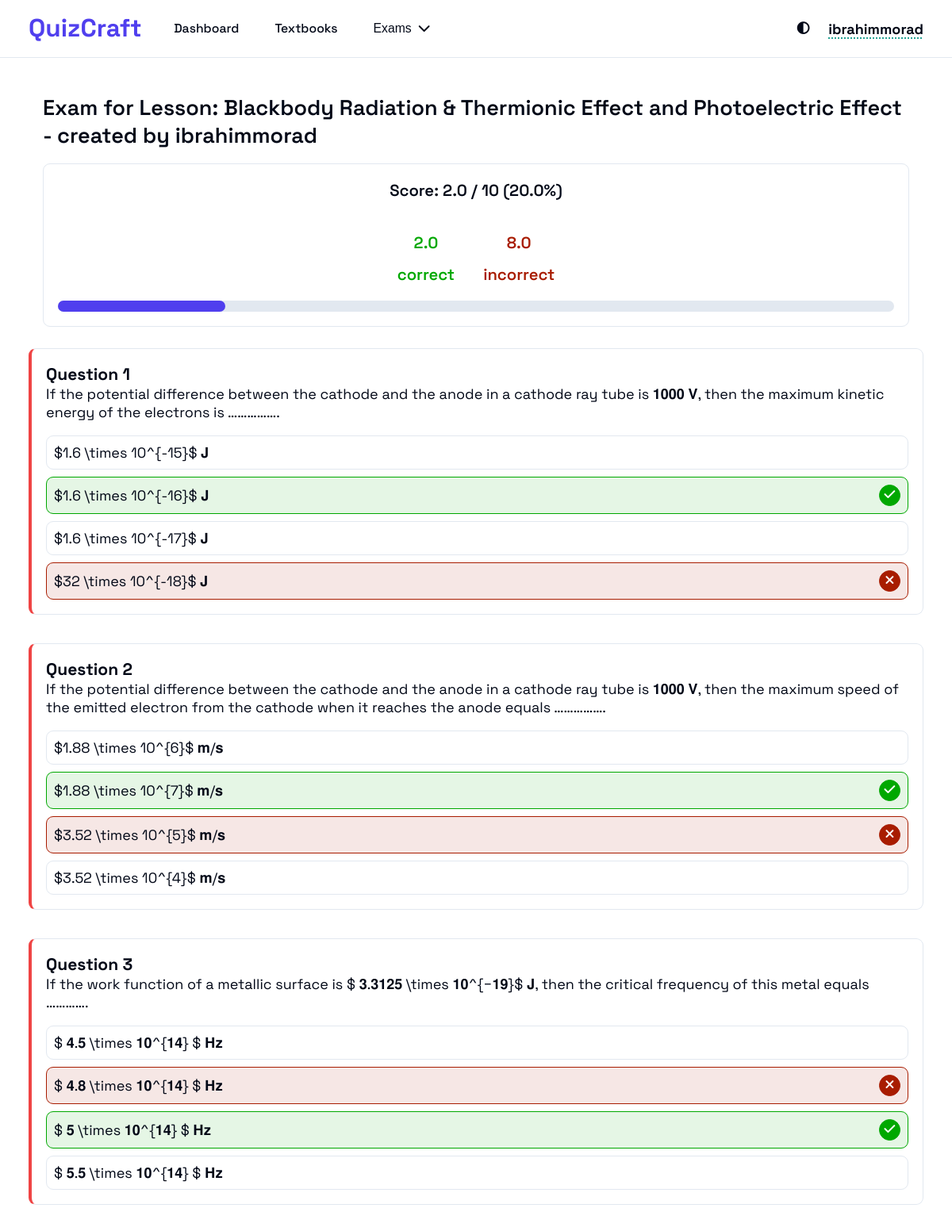
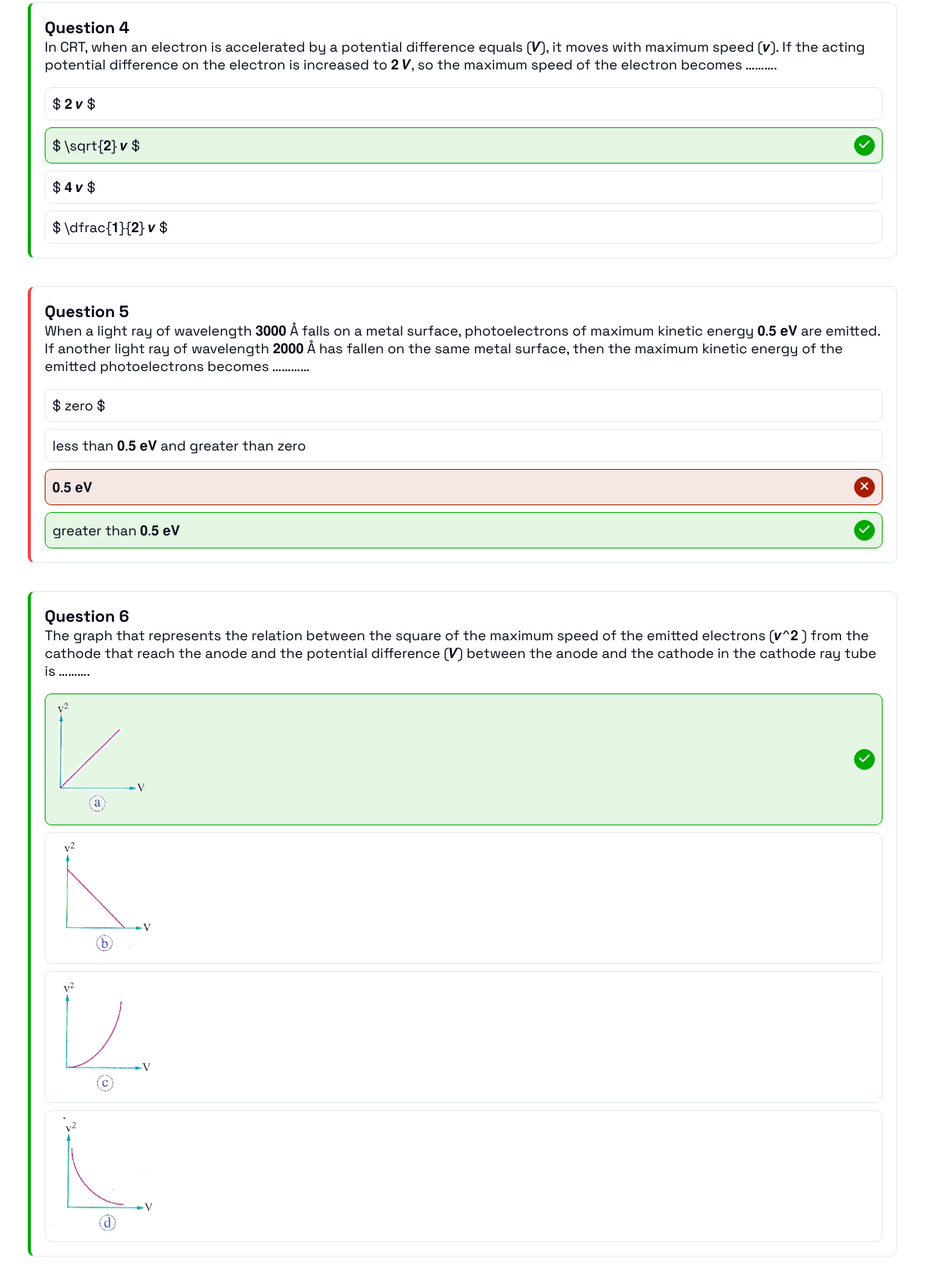
Page /exam/result/243/ (signed in, upper part) on the committed database (2 pictures, top to bottom).
### exam/models.py (models this page shows, shortened)
class Exam(models.Model):
    class ScopeChoice(models.TextChoices):
        LESSON = "Lesson", "Lesson"
        CHAPTER = "Chapter", "Chapter"
        UNIT = "Unit", "Unit"
        TEXTBOOK = "Textbook", "Textbook"
    title = models.CharField(max_length=256)
    created_at = models.DateTimeField(auto_now_add=True)
    updated_at = models.DateTimeField(auto_now=True)
    created_by = models.ForeignKey(
        User, on_delete=models.CASCADE, related_name="exams", related_query_name="exam"
    )
    scope = models.ForeignKey(
        Scope, on_delete=models.CASCADE, related_name="exams", related_query_name="exam"
    )
    problems = models.ManyToManyField(
        Problem, through="ExamProblem", related_name="exams", related_query_name="exam"
    )
    is_published = models.BooleanField(default=False)

class Submission(models.Model):
    created_at = models.DateTimeField(auto_now_add=True)
    updated_at = models.DateTimeField(auto_now=True)
    exam = models.ForeignKey(
        Exam, on_delete=models.CASCADE, related_name="submissions", null=True
    )
    user = models.ForeignKey(
        User, on_delete=models.CASCADE, related_name="submissions", null=True
    )
    score = models.FloatField(null=True)
    is_published = models.BooleanField(default=False)
    class Status(models.TextChoices):
        EXITED_UNEXPECTEDLY = "exited_unexpectedly", "Exited Unexpectedly"
        COMPLETED = "completed", "Completed"
    status = models.CharField(
        max_length=20, choices=Status.choices, default=Status.EXITED_UNEXPECTEDLY
    )
    class Meta:
        ordering = ["-updated_at"]
    @property
    def percentage(self):
        if self.score:
            return self.score / self.exam.problems.count() * 100
        return None
    @property
    def wrong_answers(self):
        return self.exam.problems.count() - self.score

### problem/models.py (models this page shows, shortened)
class Problem(models.Model):
    class Difficulty(models.IntegerChoices):
        EASY = 1, "Easy"
        MIDIUM = 2, "Medium"
        HARD = 3, "Hard"
        EXTRA = 4, "Extra hard"
    scope = models.ForeignKey(
        Scope,
        on_delete=models.CASCADE,
        related_name="problems_set",
        related_query_name="problem",
        limit_choices_to={"level": 3},
    )
    body = models.TextField()
    created_at = models.DateTimeField(auto_now_add=True)
    figure = models.ImageField(upload_to="problems/", null=True, blank=True)
    difficulty = models.PositiveSmallIntegerField(
        choices=Difficulty, default=Difficulty.EASY
    )
    class Meta:
        ordering = ["difficulty", "created_at"]

class Choice(models.Model):
    problem = models.ForeignKey(
        Problem,
        on_delete=models.CASCADE,
        related_name="choices",
        related_query_name="choice",
    )
    body = models.CharField(max_length=256, null=True, blank=True)
    figure = models.ImageField(upload_to="choices/", null=True, blank=True)
    is_correct = models.BooleanField(default=False)

### exam/views.py (the view, shortened to what this page needs)
# urls.py: path("result/<int:submission_id>/", exam_result, name="exam-result"),
@require_http_methods(["GET"])
@login_required
def exam_result(request, submission_id):
    submission = (
        Submission.objects.select_related("exam")
        .prefetch_related(
            "answers__choice",
            "answers__problem",
            Prefetch(
                "exam__problems", queryset=Problem.objects.prefetch_related("choices")
            ),
        )
        .get(id=submission_id)
    )
    if submission.user != request.user:
        messages.error(request, "You do not have permission to view this result")
        return reload(request)
    problems = list(submission.exam.problems.all())
    answers = submission.answers.all()
    chosen_choices_ids = set(a.choice_id for a in answers if a.choice_id)
    problem_correct_map = {
        a.problem_id: a.choice.is_correct for a in answers if a.choice_id
    }
    problem_data = []
    for problem in problems:
        choices = [
            {
                "id": choice.id,
                "body": choice.body,
                "figure": choice.figure,
                "is_correct": choice.is_correct,
                "checked": choice.id in chosen_choices_ids,
            }
            for choice in problem.choices.all()
        ]
        problem_data.append(
            {
                "id": problem.id,
                "body": problem.body,
                "figure": problem.figure,
                "choices": choices,
                "answered_correctly": problem_correct_map.get(problem.id, False),
            }
        )
    context = {
        "score": submission.score,
        "wrong_answers": submission.wrong_answers,
        "percentage": submission.percentage,
        "exam_length": len(problems),
        "exam_title": submission.exam.title,
        "problems": problem_data,
    }
    return render(
        request,
        "exam/exam_result.html",
        context=context,
    )

### exam/templates/exam/exam_result.html (shortened to what this page needs)
{% extends "base.html" %}
{% load static %}
{% block css %}
<link rel="stylesheet" href="{% static 'css/base.css' %}">
<link rel="stylesheet" href="{% static 'css/header.css' %}">
<link rel="stylesheet" href="{% static 'css/exam_submition.css' %}">
<link rel="stylesheet" href="https://cdnjs.cloudflare.com/ajax/libs/font-awesome/6.5.0/css/all.min.css">
{% endblock css %}
{% block content %}
{% include "components/header.html" %}
<div class="container">
    <div class="exam-header">
        <h1>{{ exam_title }}</h1>
        <div class="submission-statistics">
            <p class="score">
                Score: {{ score }} / {{ exam_length }} ({{ percentage }}%)
            </p>
            <div class="correct-incorrect">
                <div class="correct-answers"><span>{{ score }}</span> <span>correct</span></div>
                <div class="incorrect-answers"><span>{{ wrong_answers }}</span> <span>incorrect</span></div>
            </div>
            <div class="progress-bar">
                <div class="progress" style="width: {% if percentage == '-' %}0{% else %}{{ percentage }}{% endif %}%"></div>
            </div>
        </div>
    </div>
    <div class="exam-form">
        {% for problem in problems %}
        <div class="problem {% if problem.answered_correctly %}answered-correctly{% else %}answered-incorrectly{% endif %}">
            <div class="problem-body">
                <div class="problem-text">
                    <h3>Question {{ forloop.counter }}</h3>
                    <p>{{ problem.body }}</p>
                </div>
            </div>
            <div class="problem-options">
                {% for choice in problem.choices %}
                <div class="problem-option {% if choice.is_correct %}correct{% endif %} {% if choice.checked %}checked{% endif %}">
                    {% if choice.figure %}
                    <img src="{{ choice.figure.url }}" alt="{{ choice.figure.name }}" class="choice-figure">
                    {% else %}
                    <p>{{ choice.body }}</p>
                    {% endif %}
                    {% if choice.is_correct %}
                    <i class="fas fa-check"></i>
                    {% endif %}
                    {% if choice.checked and not choice.is_correct %}
                    <i class="fas fa-times"></i>
                    {% endif %}
                </div>
                {% endfor %}
            </div>
        </div>
        {% endfor %}
    </div>
</div>
{% endblock content %}

### templates/components/header.html (shortened to what this page needs)
{% load static %}
<header class="main-header">
  <div class="header-container">
    <div class="header-content">
      <div class="header-left-content">
        <a href="{% url 'dashboard' %}" class="logo">
          <span>QuizCraft</span>
        </a>
        <nav class="main-nav">
          <ul>
            <li>
              <a href="{% url 'dashboard' %}">Dashboard</a>
            </li>
            <li>
              <a href="{% url 'textbooks' %}">Textbooks</a>
            </li>
            <li>
              <button class="header-exam-button">
                <span>Exams</span>
                <i class="fa-solid fa-chevron-down"></i>
              </button>
            </li>
          </ul>
        </nav>
      </div>
      <div class="header-right-content">
        <span class="theme-toggle-button"></span>
        <div class="auth-container">
          {% if user.is_authenticated %}
          <strong class="user-name">{{ user.username }}</strong>
          {% else %}
          <a href="{% url 'login' %}">Login</a>
          <span>/</span>
          <a href="{% url 'register' %}">Register</a>
          {% endif %}
        </div>
      </div>
    </div>
  </div>
</header>

### static/css/base.css (style rules this page uses)
:root { --background: hsl(0, 0%, 100%); --foreground: hsl(222.2, 84%, 4.9%); --card: hsl(0, 0%, 100%); --card-foreground: hsl(222.2, 84%, 4.9%); --popover: hsl(0, 0%, 100%); --popover-foreground: hsl(222.2, 84%, 4.9%); --primary: hsl(246, 84%, 59%); --primary-foreground: hsl(210, 40%, 98%); --secondary: hsl(210, 40%, 96.1%); --secondary-foreground: hsl(222.2, 47.4%, 11.2%); --muted: hsl(210, 40%, 96.1%); --muted-foreground: hsl(215.4, 16.3%, 46.9%); --accent: hsl(173, 85%, 32%); --accent-foreground: hsl(210, 40%, 98%); --message-warning-fg: rgb(102, 60, 0); --message-warning-bg: rgb(255, 244, 229); --message-error-fg: rgb(152, 0, 0); --message-error-bg: rgb(255, 226, 183); --message-success-fg: rgb(1, 164, 1); --message-success-bg: rgb(226, 255, 226); --destructive: hsl(0, 84.2%, 60.2%); --destructive-foreground: hsl(210, 40%, 98%); --border: hsl(214.3, 31.8%, 91.4%); --input: hsl(214.3, 31.8%, 91.4%); --ring: hsl(222.2, 84%, 4.9%); --radius: 0.5rem; --sidebar-background: hsl(0, 0%, 98%); --sidebar-foreground: hsl(240, 5.3%, 26.1%); --sidebar-primary: hsl(240, 5.9%, 10%); --sidebar-primary-foreground: hsl(0, 0%, 98%); --sidebar-accent: hsl(240, 4.8%, 95.9%); --sidebar-accent-foreground: hsl(240, 5.9%, 10%); --sidebar-border: hsl(220, 13%, 91%); --sidebar-ring: hsl(217.2, 91.2%, 59.8%); }
* { box-sizing: border-box; margin: 0; padding: 0; }
html { font-family: 'spacegrotesk', sans-serif; font-weight: 400; font-size: 18px; }
body { min-height: 100vh; width: 100%; background-color: var(--background); color: var(--foreground); position: relative; display: flex; flex-direction: column; align-items: stretch; }
.container { max-width: 80rem; margin: 0 auto; padding: 2rem 1rem; width: 100%; }
@media (min-width: 640px) { .container { padding-left: 1.5rem; padding-right: 1.5rem; } }
@media (min-width: 1024px) { .container { padding-left: 2rem; padding-right: 2rem; } }

### static/css/header.css (style rules this page uses)
.main-header { background-color: var(--background); border-bottom: 1px solid var(--border); position: sticky; top: 0; z-index: 10; }
.header-container { max-width: 80rem; margin-left: auto; margin-right: auto; padding-left: 1rem; padding-right: 1rem; }
@media (min-width: 640px) { .header-container { padding-left: 1.5rem; padding-right: 1.5rem; } }
@media (min-width: 1024px) { .header-container { padding-left: 2rem; padding-right: 2rem; } }
.header-content { display: flex; justify-content: space-between; height: 4rem; }
.header-left-content { display: flex; align-items: center; }
.main-nav { display: none; }
@media (min-width: 1024px) { .main-nav { display: block; } }
.main-nav>ul { display: flex; align-items: center; gap: 1rem; margin-left: 1.5rem; list-style: none; }
.main-nav>ul>li { display: flex; align-items: center; gap: 0.5rem; cursor: pointer; position: relative; }
.auth-container { display: none; align-items: center; gap: 0.5rem; }
@media (min-width: 1024px) { .auth-container { display: flex; } }
.menu-button, .theme-toggle-button { display: flex; align-items: center; cursor: pointer; border-radius: var(--radius); }

### rows in the picture
Exam: title "Exam for Lesson: Blackbody Radiation & Thermionic Effect and Photoelectric Effect - created by ibrahimmorad"
Submission: score "2.0"
Problem: body "If the potential difference between the cathode and the anode in a cathode ray tube is 𝟏𝟎𝟎𝟎 𝐕, then the maximum kinetic energy of the electrons is ……………."
Choice: body "$1.6 \\times 10^{-15}$ 𝐉"
Choice: body "$1.6 \\times 10^{-16}$ 𝐉"
Choice: body "$1.6 \\times 10^{-17}$ 𝐉"
Choice: body "$32 \\times 10^{-18}$ 𝐉"
Problem: body "If the potential difference between the cathode and the anode in a cathode ray tube is 𝟏𝟎𝟎𝟎 𝐕, then the maximum speed of the emitted electron from the cathode when it reaches the anode equals ……………."
Choice: body "$1.88 \\times 10^{6}$ 𝐦/𝐬"
Choice: body "$1.88 \\times 10^{7}$ 𝐦/𝐬"
Choice: body "$3.52 \\times 10^{5}$ 𝐦/𝐬"
Choice: body "$3.52 \\times 10^{4}$ 𝐦/𝐬"
Problem: body "If the work function of a metallic surface is $ 𝟑.𝟑𝟏𝟐𝟓 \\times 𝟏𝟎^{−𝟏𝟗}$ 𝐉, then the critical frequency of this metal equals …………."
Choice: body "$ 𝟒.𝟓 \\times 𝟏𝟎^{𝟏𝟒} $ 𝐇𝐳"
Choice: body "$ 𝟒.𝟖 \\times 𝟏𝟎^{𝟏𝟒} $ 𝐇𝐳"
Choice: body "$ 𝟓 \\times 𝟏𝟎^{𝟏𝟒} $ 𝐇𝐳"
Choice: body "$ 𝟓.𝟓 \\times 𝟏𝟎^{𝟏𝟒} $ 𝐇𝐳"
Problem: body "In CRT, when an electron is accelerated by a potential difference equals (𝑽), it moves with maximum speed (𝒗). If the acting potential difference on the electron is increased to 𝟐 𝑽, so the maximum speed of the electron becomes ………."
Choice: body "$ 𝟐 𝒗 $"
Choice: body "$ \\sqrt{𝟐} 𝒗 $"
Choice: body "$ 𝟒 𝒗 $"
Choice: body "$ \\dfrac{𝟏}{𝟐} 𝒗 $"
Problem: body "When a light ray of wavelength 𝟑𝟎𝟎𝟎 Å falls on a metal surface, photoelectrons of maximum kinetic energy 𝟎.𝟓 𝐞𝐕 are emitted. If another light ray of wavelength 𝟐𝟎𝟎𝟎 Å has fallen on the same metal surface, then the maximum kinetic energy of the emitted photoelectrons becomes …………"
Choice: body "$ zero $"
Choice: body "less than 𝟎.𝟓 𝐞𝐕 and greater than zero"
Choice: body "𝟎.𝟓 𝐞𝐕"
Choice: body "greater than 𝟎.𝟓 𝐞𝐕"
Problem: body "The graph that represents the relation between the square of the maximum speed of the emitted electrons (𝒗^𝟐 ) from the cathode that reach the anode and the potential difference (𝑽) between the anode and the cathode in the cathode ray tube is ………."

### other values in the picture
{{ user.username }} "ibrahimmorad"
{{ exam_length }} "10"
{{ percentage }} "20.0"
{{ wrong_answers }} "8.0"
